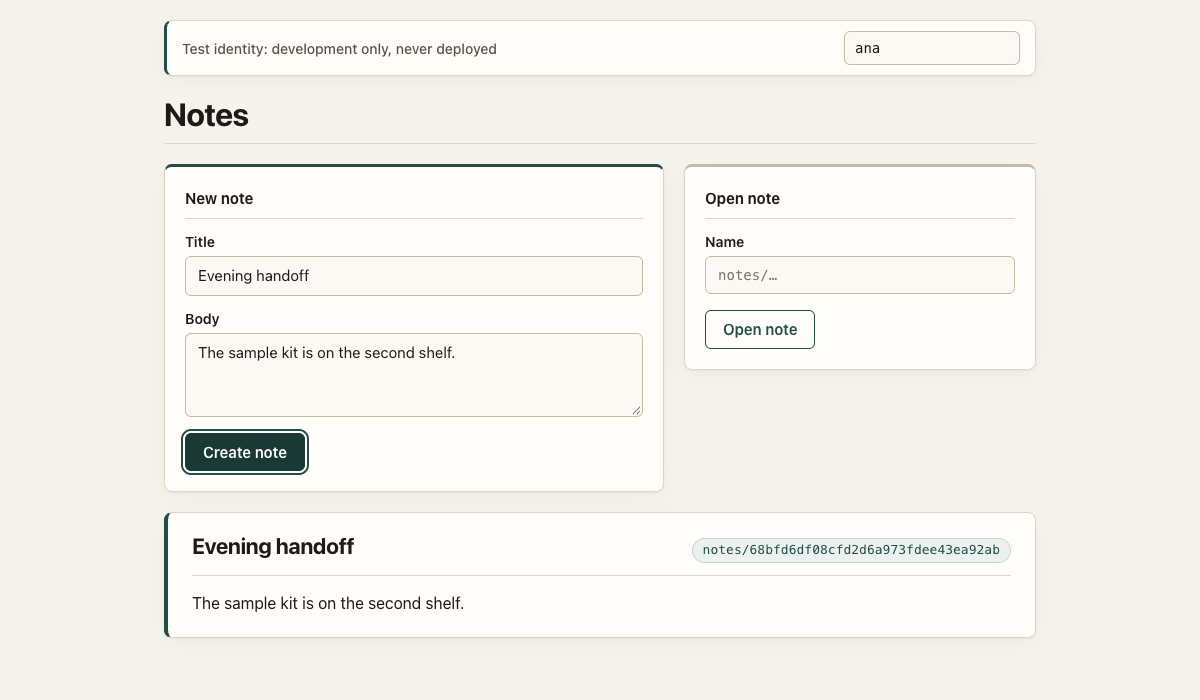
#> input picture candidate-1200.png, 1200 x 700 px; its folder holds 2 pictures in this run
$ python assemble.py ../../.. ../../../candidate-390.png ../../../candidate-390.png ../../../candidate-390.png
#> lines starting #> are read from the running program, lines starting #| are printed output that depends on the picture
"""Assembles the local demo's frames into one small GIF (spec 012 FR-024), and writes the record beside it:
the application revision the frames were captured at, the command, the frame captions, the size and the digest.
Run through the pinned uv Python with the hash-locked Pillow; never through the host's Python.

    assemble.py <frames directory> <output gif> <output json> <revision>
"""

import hashlib
import json
import pathlib
import sys

from PIL import Image

frames_dir, gif_path, json_path = pathlib.Path(sys.argv[1]), pathlib.Path(sys.argv[2]), pathlib.Path(sys.argv[3])
revision = sys.argv[4]
files = sorted(p for p in frames_dir.iterdir() if p.suffix == ".png")
if len(files) < 2:
    sys.exit(f"assemble: fewer than two frames in {frames_dir}")
WIDTH = 640
frames = []
for file in files:
    image = Image.open(file).convert("RGB")
#> image is the input picture: PIL image 1200x700 RGB; mean R, G, B 244.9, 242.8, 236.9
    height = round(image.height * WIDTH / image.width)
#> height = 373
    resized = image.resize((WIDTH, height), Image.LANCZOS)
    frames.append(resized.quantize(colors=128, method=Image.Quantize.MEDIANCUT, dither=Image.Dither.NONE))
#> pass 2 of the loop `for file in files:`:
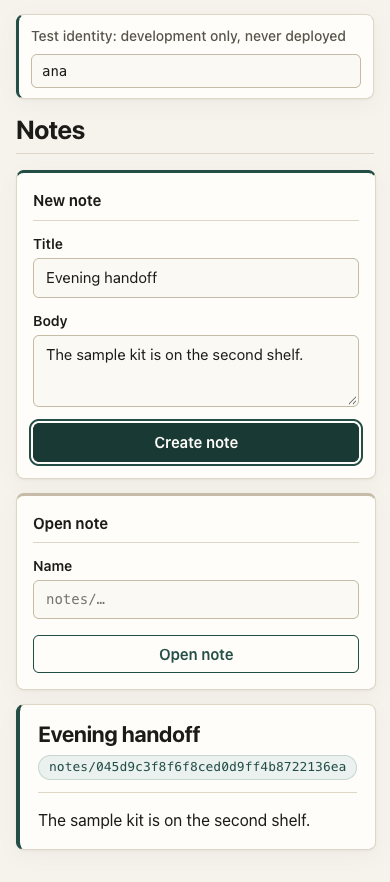
#> input picture candidate-390.png, 390 x 882 px
#> image is the input picture: PIL image 390x882 RGB; mean R, G, B 234.9, 234.7, 229.4
#> `resized = image.resize((WIDTH, height), Image.LANCZOS)`:
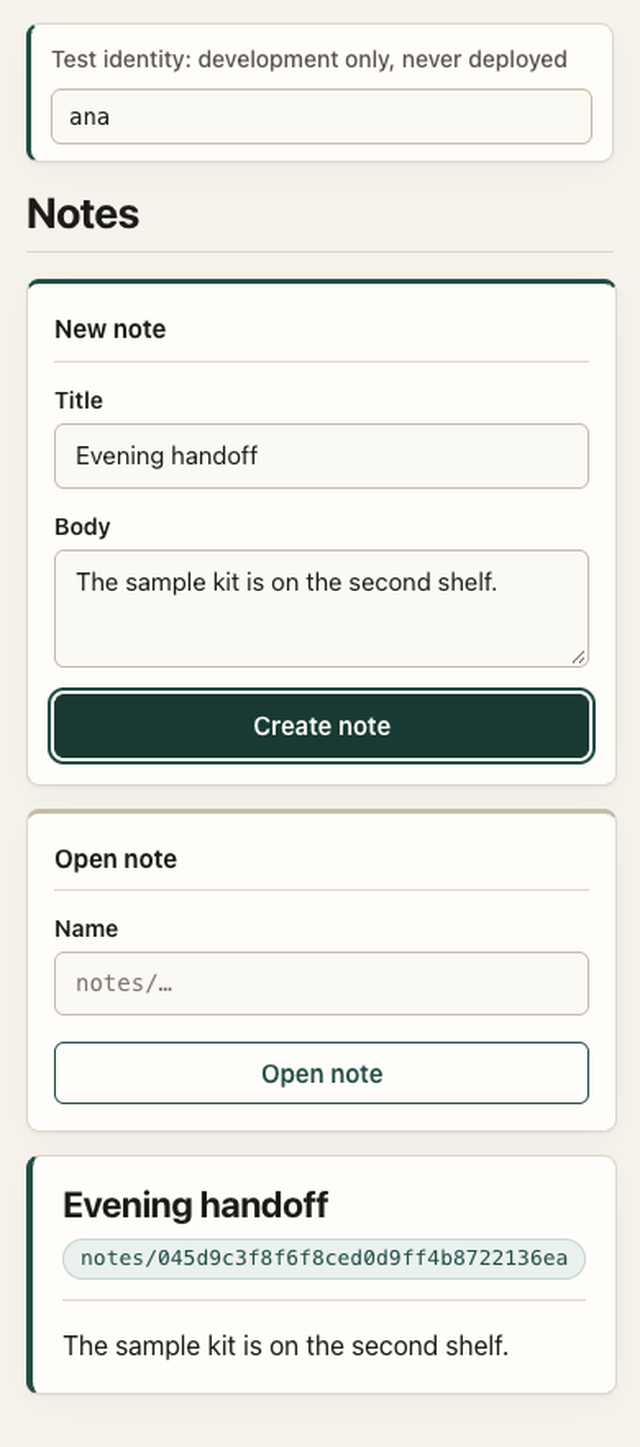
#> resized: PIL image 640x1447 RGB; mean R, G, B 234.5, 234.4, 229.2
# Each step is shown long enough to read; the last frame holds longer before the loop restarts.
durations = [1400] * len(frames)
#> durations = [1400, 1400]
durations[-1] = 3000
gif_path.parent.mkdir(parents=True, exist_ok=True)
frames[0].save(gif_path, save_all=True, append_images=frames[1:], duration=durations, loop=0, optimize=True, disposal=1)
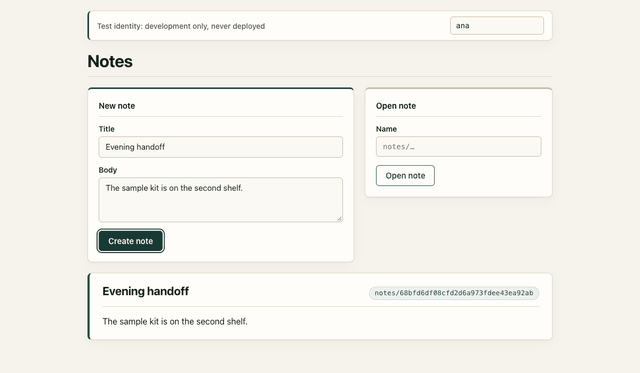
#> saved as candidate-390.png: PIL image 640x373 P; mean R, G, B 244.8, 242.7, 236.9
data = gif_path.read_bytes()
LIMIT = 1_500_000
if len(data) > LIMIT:
    sys.exit(f"assemble: {gif_path} is {len(data)} bytes, over the {LIMIT}-byte bound")
record = {
    "label": "LOCAL demo: the real page against the real local server, recorded from the one command; no hosted claim",
    "revision": revision,
    "command": "tools/dev/record.sh",
    "frames": [f.stem for f in files],
    "width": WIDTH,
    "height": frames[0].height,
    "bytes": len(data),
    "sha256": hashlib.sha256(data).hexdigest(),
    "encoder": "pillow, pinned by hash in tools/dev/record/requirements.lock",
}
json_path.write_text(json.dumps(record, indent=2) + "\n")
print(f"assemble: {gif_path}, {len(frames)} frames, {len(data)} bytes")
#| assemble: ../../../candidate-390.png, 2 frames, 72059 bytes
